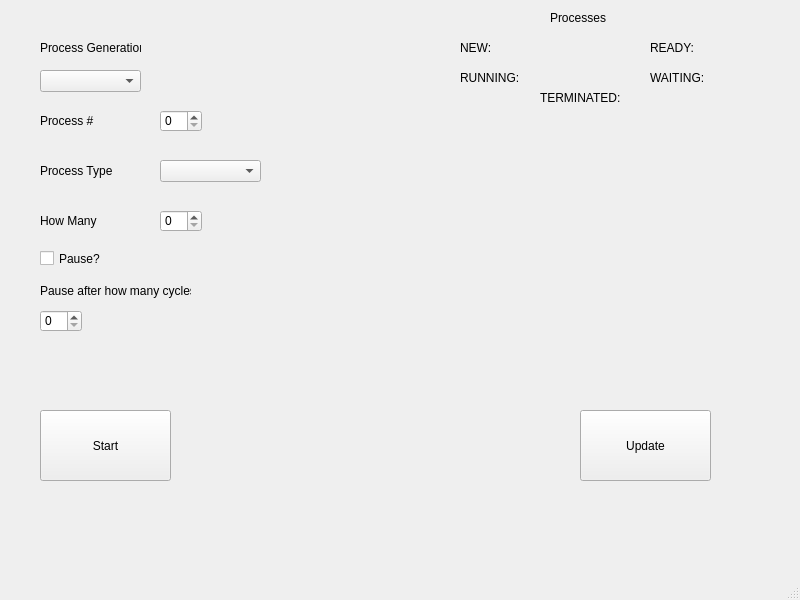
<?xml version="1.0" encoding="UTF-8"?>
<ui version="4.0">
 <class>MainWindow</class>
 <widget class="QMainWindow" name="MainWindow">
  <property name="geometry">
   <rect>
    <x>0</x>
    <y>0</y>
    <width>800</width>
    <height>600</height>
   </rect>
  </property>
  <property name="windowTitle">
   <string>MainWindow</string>
  </property>
  <widget class="QWidget" name="centralwidget">
   <widget class="QPushButton" name="start_pushButton">
    <property name="geometry">
     <rect>
      <x>40</x>
      <y>410</y>
      <width>131</width>
      <height>71</height>
     </rect>
    </property>
    <property name="text">
     <string>Start</string>
    </property>
   </widget>
   <widget class="QLabel" name="label">
    <property name="geometry">
     <rect>
      <x>40</x>
      <y>40</y>
      <width>101</width>
      <height>16</height>
     </rect>
    </property>
    <property name="text">
     <string>Process Generation</string>
    </property>
   </widget>
   <widget class="QSpinBox" name="numProcess_spinBox">
    <property name="geometry">
     <rect>
      <x>160</x>
      <y>210</y>
      <width>42</width>
      <height>22</height>
     </rect>
    </property>
   </widget>
   <widget class="QComboBox" name="generationType_comboBox">
    <property name="geometry">
     <rect>
      <x>40</x>
      <y>70</y>
      <width>101</width>
      <height>22</height>
     </rect>
    </property>
   </widget>
   <widget class="QComboBox" name="processType_comboBox">
    <property name="geometry">
     <rect>
      <x>160</x>
      <y>160</y>
      <width>101</width>
      <height>22</height>
     </rect>
    </property>
   </widget>
   <widget class="QLabel" name="label_3">
    <property name="geometry">
     <rect>
      <x>40</x>
      <y>110</y>
      <width>61</width>
      <height>21</height>
     </rect>
    </property>
    <property name="text">
     <string>Process #</string>
    </property>
   </widget>
   <widget class="QLabel" name="label_4">
    <property name="geometry">
     <rect>
      <x>40</x>
      <y>210</y>
      <width>101</width>
      <height>21</height>
     </rect>
    </property>
    <property name="text">
     <string>How Many</string>
    </property>
   </widget>
   <widget class="QLabel" name="label_5">
    <property name="geometry">
     <rect>
      <x>40</x>
      <y>160</y>
      <width>101</width>
      <height>21</height>
     </rect>
    </property>
    <property name="text">
     <string>Process Type</string>
    </property>
   </widget>
   <widget class="QSpinBox" name="processNumber_spinBox">
    <property name="geometry">
     <rect>
      <x>160</x>
      <y>110</y>
      <width>42</width>
      <height>22</height>
     </rect>
    </property>
   </widget>
   <widget class="QCheckBox" name="pause_checkBox">
    <property name="geometry">
     <rect>
      <x>40</x>
      <y>250</y>
      <width>70</width>
      <height>17</height>
     </rect>
    </property>
    <property name="text">
     <string>Pause?</string>
    </property>
   </widget>
   <widget class="QSpinBox" name="numCycles_spinBox">
    <property name="geometry">
     <rect>
      <x>40</x>
      <y>310</y>
      <width>42</width>
      <height>22</height>
     </rect>
    </property>
   </widget>
   <widget class="QLabel" name="label_6">
    <property name="geometry">
     <rect>
      <x>40</x>
      <y>280</y>
      <width>151</width>
      <height>21</height>
     </rect>
    </property>
    <property name="text">
     <string>Pause after how many cycles?</string>
    </property>
   </widget>
   <widget class="QLabel" name="processStats_label">
    <property name="geometry">
     <rect>
      <x>550</x>
      <y>10</y>
      <width>61</width>
      <height>16</height>
     </rect>
    </property>
    <property name="text">
     <string>Processes</string>
    </property>
   </widget>
   <widget class="QLabel" name="newProcess_label">
    <property name="geometry">
     <rect>
      <x>460</x>
      <y>40</y>
      <width>81</width>
      <height>16</height>
     </rect>
    </property>
    <property name="text">
     <string>NEW: </string>
    </property>
   </widget>
   <widget class="QLabel" name="waitingProcess_label">
    <property name="geometry">
     <rect>
      <x>650</x>
      <y>70</y>
      <width>71</width>
      <height>16</height>
     </rect>
    </property>
    <property name="text">
     <string>WAITING:</string>
    </property>
   </widget>
   <widget class="QLabel" name="terminatedProcess_label">
    <property name="geometry">
     <rect>
      <x>540</x>
      <y>90</y>
      <width>91</width>
      <height>16</height>
     </rect>
    </property>
    <property name="text">
     <string>TERMINATED:</string>
    </property>
   </widget>
   <widget class="QLabel" name="runningProcess_label">
    <property name="geometry">
     <rect>
      <x>460</x>
      <y>70</y>
      <width>71</width>
      <height>16</height>
     </rect>
    </property>
    <property name="text">
     <string>RUNNING:</string>
    </property>
   </widget>
   <widget class="QLabel" name="readyProcess_label">
    <property name="geometry">
     <rect>
      <x>650</x>
      <y>40</y>
      <width>71</width>
      <height>16</height>
     </rect>
    </property>
    <property name="text">
     <string>READY:</string>
    </property>
   </widget>
   <widget class="QPushButton" name="statistics_pushButton">
    <property name="geometry">
     <rect>
      <x>580</x>
      <y>410</y>
      <width>131</width>
      <height>71</height>
     </rect>
    </property>
    <property name="text">
     <string>Update</string>
    </property>
   </widget>
  </widget>
  <widget class="QMenuBar" name="menubar">
   <property name="geometry">
    <rect>
     <x>0</x>
     <y>0</y>
     <width>800</width>
     <height>21</height>
    </rect>
   </property>
  </widget>
  <widget class="QStatusBar" name="statusbar"/>
 </widget>
 <resources/>
 <connections/>
</ui>
